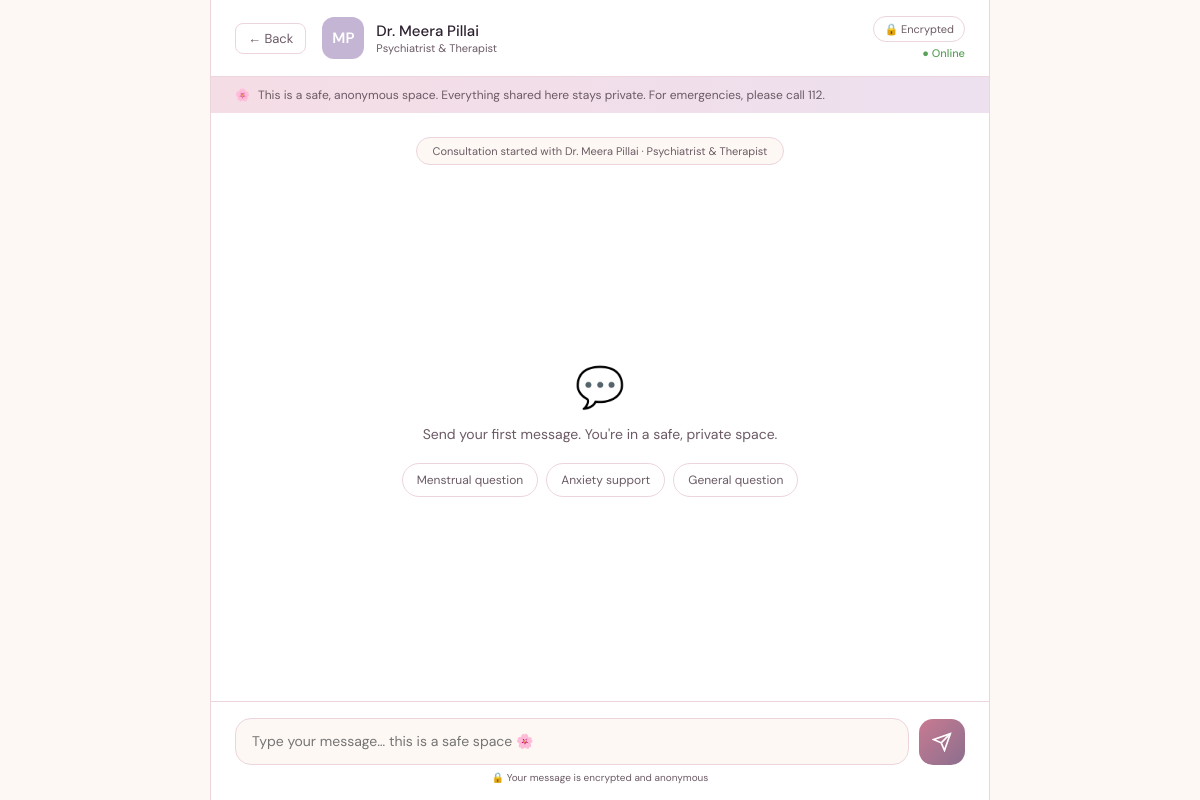
/chat/3 (signed in), run on the app's committed database.
### app.py (models this page shows)
class Doctor(db.Model):
    id           = db.Column(db.Integer, primary_key=True)
    name         = db.Column(db.String(100), nullable=False)
    specialty    = db.Column(db.String(100), nullable=False)
    category     = db.Column(db.String(50), nullable=False)   # menstrual / sexual / mental / general
    experience   = db.Column(db.Integer, default=0)
    rating       = db.Column(db.Float, default=4.5)
    avatar_color = db.Column(db.String(20), default='#e8b4c8')
    available    = db.Column(db.Boolean, default=True)

### app.py (the view)
@app.route('/chat/<int:doctor_id>')
@login_required
def chat(doctor_id):
    doctor  = Doctor.query.get_or_404(doctor_id)
    room_id = f"{session['user_id']}_{doctor_id}"
    messages = Message.query.filter_by(room_id=room_id).order_by(Message.timestamp).all()
    return render_template('chat.html', doctor=doctor, messages=messages,
                           room_id=room_id, username=session.get('username'))

### app.py (called while the page is built)
def login_required(f):
    from functools import wraps
    @wraps(f)
    def decorated(*args, **kwargs):
        if 'user_id' not in session:
            return redirect(url_for('login'))
        return f(*args, **kwargs)
    return decorated

### templates/chat.html (shortened to what this page needs)
<!DOCTYPE html>
<html lang="en">
<head>
<link rel="stylesheet" href="{{ url_for('static', filename='style.css') }}"/>
</head>
<body class="chat-page">
<div class="chat-layout">
  <header class="chat-header">
    <a href="/dashboard" class="back-btn">← Back</a>
    <div class="chat-doctor-info">
      <div class="chat-doc-avatar" style="background:{{ doctor.avatar_color }}">
        {{ doctor.name.split()[1][0] }}{{ doctor.name.split()[2][0] if doctor.name.split()|length > 2 else '' }}
      </div>
      <div>
        <div class="chat-doc-name">{{ doctor.name }}</div>
        <div class="chat-doc-spec">{{ doctor.specialty }}</div>
      </div>
    </div>
    <div class="chat-header-badges">
      <span class="badge-secure">🔒 Encrypted</span>
      <div class="availability avail-yes">● Online</div>
    </div>
  </header>
  <div class="chat-disclaimer">
    <span>🌸</span>
    This is a safe, anonymous space. Everything shared here stays private. For emergencies, please call 112.
  </div>
  <div class="messages-area" id="messages-area">
    <div class="msg-system">
      Consultation started with {{ doctor.name }} · {{ doctor.specialty }}
    </div>
    {% if not messages %}
    <div class="chat-empty">
      <div class="chat-empty-icon">💬</div>
      <p>Send your first message. You're in a safe, private space.</p>
      <div class="quick-prompts">
        <button class="quick-btn" onclick="fillPrompt('I have a question about my menstrual cycle')">Menstrual question</button>
        <button class="quick-btn" onclick="fillPrompt('I\'ve been feeling anxious lately and need guidance')">Anxiety support</button>
        <button class="quick-btn" onclick="fillPrompt('I have a general health concern I\'d like to discuss')">General question</button>
      </div>
    </div>
    {% endif %}
  </div>
  <footer class="chat-input-area">
    <div class="input-row">
      <textarea id="msg-input" placeholder="Type your message… this is a safe space 🌸"
                rows="1" onkeydown="handleKey(event)" oninput="autoResize(this)"></textarea>
      <button class="send-btn" onclick="sendMessage()" id="send-btn">
        <svg width="20" height="20" viewBox="0 0 24 24" fill="none" stroke="currentColor" stroke-width="2">
          <line x1="22" y1="2" x2="11" y2="13"></line>
          <polygon points="22 2 15 22 11 13 2 9 22 2"></polygon>
        </svg>
      </button>
    </div>
    <p class="input-note">🔒 Your message is encrypted and anonymous</p>
  </footer>
</div>
</body>
</html>

### static/style.css (style rules this page uses)
:root { --rose: #e8a0b0; --rose-deep: #c97a91; --rose-soft: #f5dde5; --cream: #fdf8f4; --sage: #b5c9a8; --sage-soft: #e6efe2; --plum: #8b6f8e; --plum-soft: #ede0ef; --gold: #d4a24c; --ink: #2d2230; --ink-soft: #6b5a65; --white: #ffffff; --border: #edd5dd; --shadow: 0 4px 24px rgba(200,130,155,0.12); --shadow-md: 0 8px 40px rgba(200,130,155,0.18); --radius: 16px; --radius-sm: 10px; }
*, *::before, *::after { box-sizing: border-box; margin: 0; padding: 0; }
body { font-family: 'DM Sans', sans-serif; background: var(--cream); color: var(--ink); min-height: 100vh; }
.badge-secure, .badge-anon { font-size: 11px; padding: 5px 10px; border-radius: 20px; border: 1px solid var(--border); color: var(--ink-soft); background: var(--white); }
.availability { font-size: 11px; font-weight: 500; }
.avail-yes { color: #5aa05a; }
.chat-page { background: var(--cream); }
.chat-layout { display: flex; flex-direction: column; height: 100vh; max-width: 780px; margin: 0 auto; background: var(--white); border-left: 1px solid var(--border); border-right: 1px solid var(--border); }
.chat-header { display: flex; align-items: center; gap: 16px; padding: 16px 24px; border-bottom: 1px solid var(--border); background: var(--white); position: sticky; top: 0; z-index: 10; }
.back-btn { font-size: 13px; color: var(--ink-soft); text-decoration: none; padding: 6px 12px; border-radius: 8px; border: 1px solid var(--border); transition: all 0.18s; white-space: nowrap; }
.chat-doctor-info { display: flex; align-items: center; gap: 12px; flex: 1; }
.chat-doc-avatar { width: 42px; height: 42px; border-radius: 12px; display: flex; align-items: center; justify-content: center; font-size: 15px; font-weight: 600; color: white; }
.chat-doc-name { font-size: 15px; font-weight: 500; color: var(--ink); }
.chat-doc-spec { font-size: 11px; color: var(--ink-soft); }
.chat-header-badges { display: flex; flex-direction: column; align-items: flex-end; gap: 4px; }
.chat-disclaimer { background: linear-gradient(90deg, var(--rose-soft), var(--plum-soft)); padding: 10px 24px; font-size: 12px; color: var(--ink-soft); display: flex; gap: 8px; align-items: center; }
.messages-area { flex: 1; overflow-y: auto; padding: 24px; display: flex; flex-direction: column; gap: 16px; }
.msg-system { text-align: center; font-size: 11px; color: var(--ink-soft); background: var(--cream); border-radius: 20px; padding: 6px 16px; border: 1px solid var(--border); align-self: center; }
.chat-empty { flex: 1; display: flex; flex-direction: column; align-items: center; justify-content: center; gap: 12px; color: var(--ink-soft); }
.chat-empty-icon { font-size: 40px; }
.chat-empty p { font-size: 14px; }
.quick-prompts { display: flex; gap: 8px; flex-wrap: wrap; justify-content: center; margin-top: 8px; }
.quick-btn { padding: 8px 14px; border-radius: 20px; border: 1.5px solid var(--border); background: var(--white); font-family: 'DM Sans', sans-serif; font-size: 12px; color: var(--ink-soft); cursor: pointer; transition: all 0.18s; }
.chat-input-area { padding: 16px 24px; border-top: 1px solid var(--border); background: var(--white); position: sticky; bottom: 0; }
.input-row { display: flex; gap: 10px; align-items: flex-end; }
.input-row textarea { flex: 1; padding: 12px 16px; border: 1.5px solid var(--border); border-radius: 16px; font-family: 'DM Sans', sans-serif; font-size: 14px; color: var(--ink); background: var(--cream); resize: none; outline: none; transition: border-color 0.2s; line-height: 1.5; }
.send-btn { width: 46px; height: 46px; border-radius: 14px; border: none; background: linear-gradient(135deg, var(--rose-deep), var(--plum)); color: white; cursor: pointer; display: flex; align-items: center; justify-content: center; transition: all 0.18s; flex-shrink: 0; }
.input-note { font-size: 10px; color: var(--ink-soft); margin-top: 6px; text-align: center; }

### data on the page
Doctor: name "M", name.split|length "P", name "Dr. Meera Pillai", specialty "Psychiatrist & Therapist"
